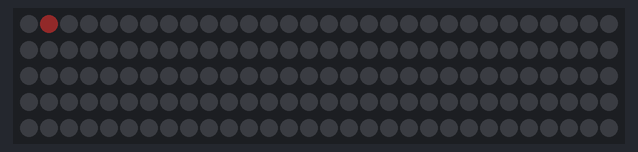
A sketch run on a simulated Arduino Uno, built with avr-gcc and run on an emulated ATmega328P. On the bench: 150 RGB LEDs in strip order, left to right, continuing on the next row. Dim RGB values are drawn brighter than linear; what the sketch prints to the serial monitor is not drawn.

Above: at 0.16 s.
At 3.64 s:
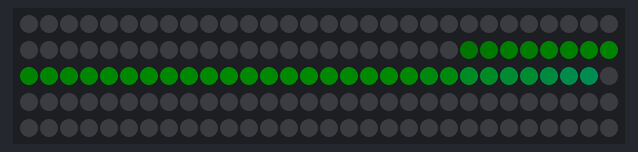
At 7.09 s:
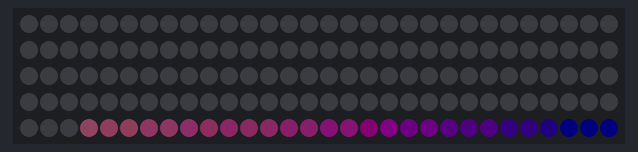
At 12.5 s:
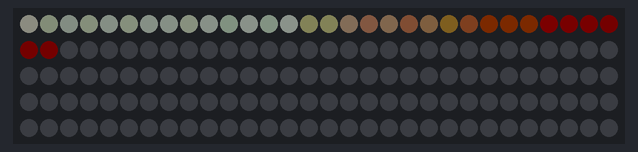
At 17.58 s:
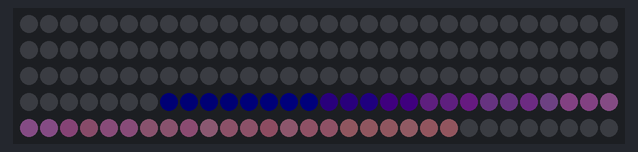
At 24.73 s:
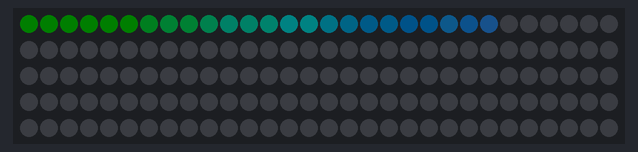

The sketch:

long_snake_rainbow.ino
```cpp
#include "FastSPI_LED2.h"

#define DATA_PIN    3
//#define CLK_PIN   4
#define LED_TYPE    WS2811
#define COLOR_ORDER GRB
#define BRIGHTNESS 96
#define NUMLEDS 150
#define MAXRGB 192
#define REDUCE 0.98
#define DELAY 25
#define VALUE 50

/* chasing trail of lights, random colors */

CRGB pixelBuffer[NUMLEDS];

void setup() {
  // tell FastLED about the LED strip configuration
  FastLED.addLeds<LED_TYPE,DATA_PIN,COLOR_ORDER>(pixelBuffer, NUMLEDS).setCorrection(TypicalLEDStrip);
  //FastLED.addLeds<LED_TYPE,DATA_PIN,CLK_PIN,COLOR_ORDER>(leds, NUM_LEDS).setCorrection(TypicalLEDStrip);

  // set master brightness control
  FastLED.setBrightness(BRIGHTNESS);


  Serial.begin(19200);
}

byte i = 0;
byte j = 0;
byte inc = 1;
byte hue = 0;
byte sat = 180;
int sat_direction = 1;

void loop() {
  if (inc == 1) {
    i = i + 1;
    if (i >= NUMLEDS-1) { inc = 0; }
  } else {
    i = i - 1;
    if (i < 1) { inc = 1; }
  }

/*  pixelBuffer[i].r = random(MAXRGB);
  pixelBuffer[i].g = random(MAXRGB);
  pixelBuffer[i].b = random(MAXRGB); */
  //pixelBuffer[i] = CHSV( 160, 100, 50);

  //create HSV object
  CHSV hsv(hue, sat, VALUE);
  //converrt HSV to RGB and add to pixelBuffer
  hsv2rgb_raw(hsv, pixelBuffer[i]);

  FastLED.show();

  //debug info
  Serial.println(i);
  Serial.println(hue);
  Serial.println(sat);
  Serial.println(pixelBuffer[i]);


  for (j = 0; j < NUMLEDS; j++) {
    pixelBuffer[j].r *= REDUCE;
    pixelBuffer[j].g *= REDUCE;
    pixelBuffer[j].b *= REDUCE;

  }

  hue = hue + 1;

  // set saturation direction; 1 = incrementing; -1 = decrementing;
  if (sat == 255) {
    sat_direction = -1;
  }
  if (sat == 0) {
    sat_direction = 1;
  }

  sat = sat + sat_direction;

  delay(DELAY);
}
```
